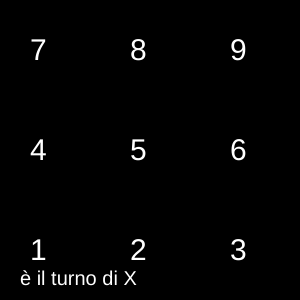
Frame 1 (no input)
Frame 60 (no input): identical to frame 1, image omitted
Frame 120 (the mouse pressed at the canvas centre since frame 60): identical to frame 1, image omitted

The p5.js sketch that drew this single still picture (run headless with seeded random() and noise() and a simulated clock; from frame 60 on, the mouse is pressed at the canvas centre):

// p5.js sketch
// ── sketch.js
let partita = [
    ["7", "8", "9"],
    ["4", "5", "6"],
    ["1", "2", "3"]
];
let grandezza = 300;
let giocatore = "X";

function setup() {
    createCanvas(grandezza, grandezza);
}

function keyPressed() {
    let tasto = keyCode - 96;
    for (let r = 0; r < 3; r++) {
        let riga = partita[r];
        for (let c = 0; c < 3; c++) {
            let cella = riga[c];
            //tasto valido e trovato libero nella partita
            if (cella == tasto) {
                partita[r][c] = giocatore;
                cambioTurno();
            }
        }
    }
}

function cambioTurno () {
    if (giocatore == "X") {
        giocatore = "O";
    } else {
        giocatore = "X";
    }
}

function finePartita () {
    //controllo sulle righe
    for (let r = 0; r < 3; r++) {
        let riga = partita[r];
        if (riga[0] == riga[1] && riga[1] == riga[2]) {
            return true;
        }
    }

    //controllo sulle colonne
    for (let c = 0; c < 3; c++) {
        if (partita[0][c] == partita[1][c] && partita[1][c] == partita[2][c]) {
            return true;
        }
    }

    //controllo diagonale alto-sx -> basso-dx
    if (partita[0][0] == partita[1][1] && partita[1][1] == partita[2][2]) {
        return true;
    }

    //controllo diagonale alto-dx -> basso-sx
    if (partita[0][2] == partita[1][1] && partita[1][1] == partita[2][0]) {
        return true;
    }

    return false;
}

function draw() {
    //resetta il canvas a NERO
    background(0);

    //stampa piano di gioco
    for (let r = 0; r < 3; r++) {
        let riga = partita[r];
        for (let c = 0; c < 3; c++) {
            let cella = riga[c];
            fill(255);
            textSize(grandezza / 10);
            text(cella, c * grandezza / 3 + grandezza / 10, r * grandezza / 3 + grandezza / 5);
        }
    }

    textSize(grandezza / 15);
    text("è il turno di " + giocatore, grandezza / 15, height - grandezza / 20 );

    if (finePartita()) {
        cambioTurno();
        textSize(grandezza / 15);
        text("ha vinto il giocatore " + giocatore, grandezza / 15,  grandezza / 20 );
        noLoop();
    }

}
